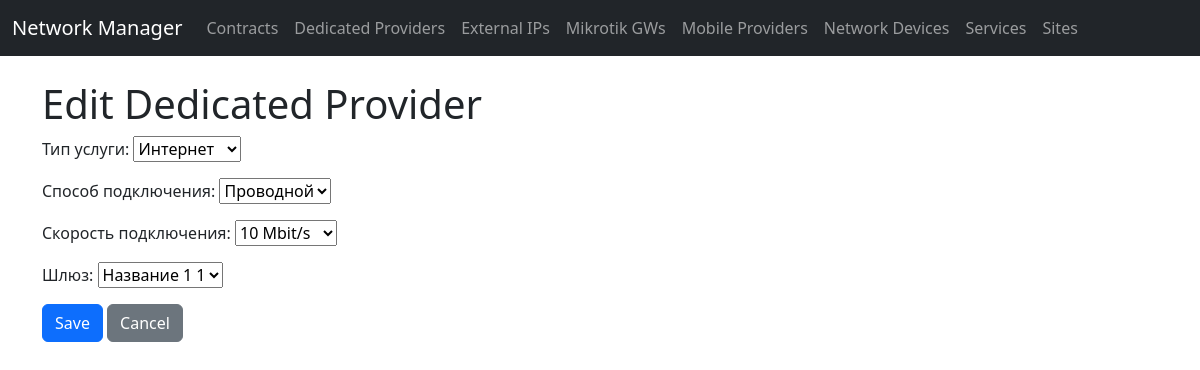
The page /dedicated-provider/edit/3/ on the database as committed earlier.
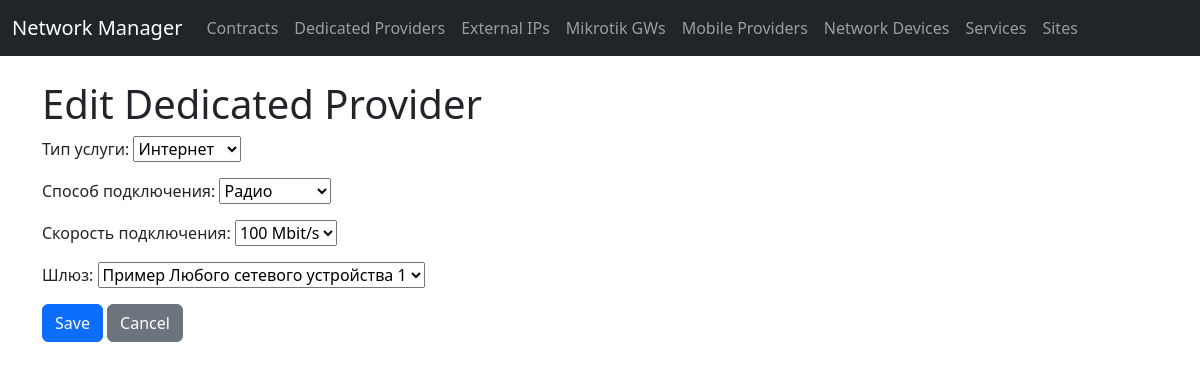
The same page on the database as committed later.
### network_manager/models.py (models this page shows, shortened)
class Service(models.Model):
    SERVICE_TYPES = [
        ('internet', 'Интернет'),
        ('telephony', 'Телефония'),
    ]
    CONNECTION_TYPES = [
        ('wired', 'Проводной'),
        ('radio', 'Радио'),
        ('lte', 'LTE'),
    ]
    SPEED_CHOICES = [
        ('10M', '10 Mbit/s'),
        ('100M', '100 Mbit/s'),
        ('1G', '1 Gbit/s'),
        ('10G', '10 Gbit/s'),
    ]
    service_type = models.CharField(max_length=50, choices=SERVICE_TYPES, verbose_name="Тип услуги")
    connection_type = models.CharField(max_length=50, choices=CONNECTION_TYPES, verbose_name="Способ подключения")
    speed = models.CharField(max_length=50, choices=SPEED_CHOICES, verbose_name="Скорость подключения")

class DedicatedProvider(Service):
    gateway = models.ForeignKey(MikrotikGW, on_delete=models.CASCADE, verbose_name="Шлюз")

### network_manager/views.py (the view)
# urls.py: path('dedicated-provider/edit/<int:id>/', edit_dedicated_provider, name='edit_dedicated_provider'),
def edit_dedicated_provider(request, id):
    provider = get_object_or_404(DedicatedProvider, id=id)
    if request.method == 'POST':
        form = DedicatedProviderForm(request.POST, instance=provider)
        if form.is_valid():
            form.save()
            return redirect('dedicated_providers_list')
    else:
        form = DedicatedProviderForm(instance=provider)
    return render(request, 'network_manager/edit_dedicated_provider.html', {'form': form})

### network_manager/forms.py
class DedicatedProviderForm(forms.ModelForm):
    class Meta:
        model = DedicatedProvider
        fields = ['service_type', 'connection_type', 'speed', 'gateway']
        widgets = {
            'service_type': forms.Select(),
            'connection_type': forms.Select(),
            'speed': forms.Select(),
            'gateway': forms.Select(),  # Предполагается, что gateway - это ForeignKey
        }

### network_manager/models.py (called while the page is built)
    def __str__(self):
        return self.name

### network_manager/templates/network_manager/edit_dedicated_provider.html (shortened to what this page needs)
{% extends 'base.html' %}
{% block content %}
<h1>Edit Dedicated Provider</h1>
<form method="post">
    {{ form.as_p }}
    <button type="submit" class="btn btn-primary">Save</button>
    <a href="{% url 'dedicated_providers_list' %}" class="btn btn-secondary">Cancel</a>
</form>
{% endblock %}

Rows that differ between the two databases and show on the page:
changed DedicatedProvider: gateway "Название 1 1" → "Пример Любого сетевого устройства 1"
Other text that changed with them:
form field connection_type: "Проводной" → "Радио"
form field speed: "10 Mbit/s" → "100 Mbit/s"
